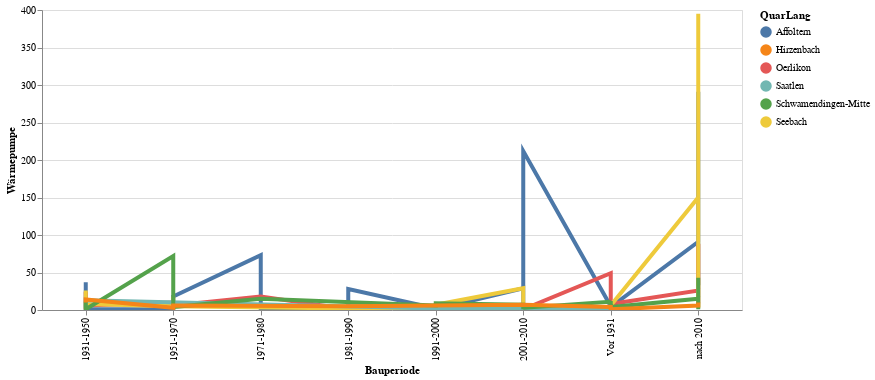

Notebook cell for this chart:
### Code cell
# df_statzonen = df_statzonen[(df_statzonen.knr>0) & (df_statzonen.qname!="Hirslanden")]

highlight = alt.selection(type='single', on='mouseover',
                          fields=['QuarLang'], nearest=True)
#x='date:StichtagDatJahr',
base = alt.Chart(mySelection).encode(
    x='Bauperiode',
    y='Wärmepumpe',
    color='QuarLang'
)

points = base.mark_circle().encode(
    opacity=alt.value(0)
).add_selection(
    highlight
).properties(
    width=700 , height=300
)
lines = base.mark_line().encode(
    size=alt.condition(~highlight, alt.value(1.5), alt.value(4))
).interactive()

points + lines

### Figure 1 — Vega-Lite specification as saved in the notebook (floating-point values rounded to 4 significant figures; data arrays with more than 128 entries replaced by an {"elided": "..."} marker saying what was removed)
{"config": {"view": {"continuousWidth": 400, "continuousHeight": 300}}, "layer": [{"mark": "circle", "encoding": {"color": {"type": "nominal", "field": "QuarLang"}, "opacity": {"value": 0}, "x": {"type": "nominal", "field": "Bauperiode"}, "y": {"type": "quantitative", "field": "Wärmepumpe"}}, "height": 300, "selection": {"selector024": {"type": "single", "on": "mouseover", "fields": ["QuarLang"], "nearest": true}}, "width": 700}, {"mark": "line", "encoding": {"color": {"type": "nominal", "field": "QuarLang"}, "size": {"condition": {"value": 1.5, "selection": {"not": "selector024"}}, "value": 4}, "x": {"type": "nominal", "field": "Bauperiode"}, "y": {"type": "quantitative", "field": "Wärmepumpe"}}, "selection": {"selector025": {"type": "interval", "bind": "scales", "encodings": ["x", "y"]}}}], "data": {"name": "data-aa6876e2d1207fd101ba08b510ac8408"}, "$schema": "https://vega.github.io/schema/vega-lite/v4.8.1.json", "datasets": {"data-aa6876e2d1207fd101ba08b510ac8408": {"elided": "138 records"}}}
